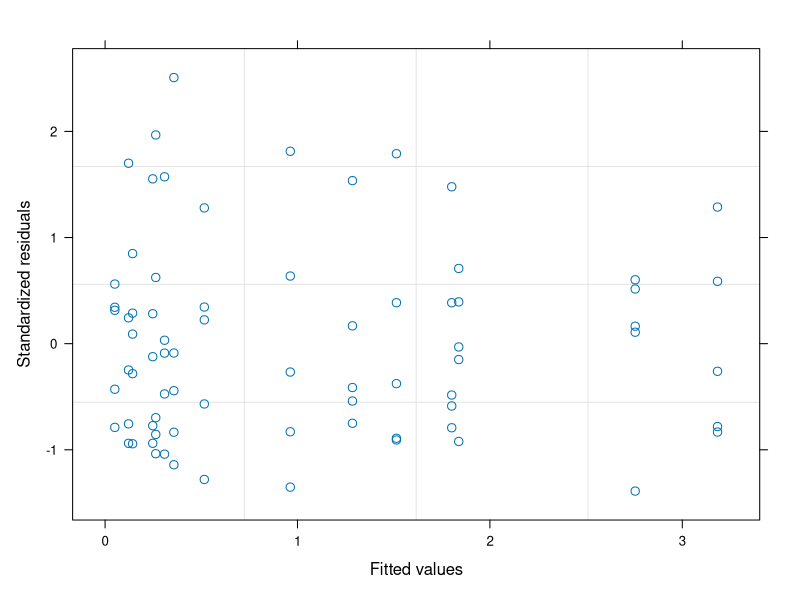

Write R code to recreate this figure. (Note: this script raises an error after producing the figure.)
# libraries --------------------------------------------------------------------
library(dplyr)       # for manipulating data
library(ggplot2)     # for visualizing data
library(here)        # for creating relative file-paths
library(emmeans)     # for doing pairwise comparisons 
library(multcomp)    # for getting compact letter displays
library(patchwork)   # for visualizing multi-figure panels
library(nlme)        # for running generalized least squared models
library(car)         # for running type II ANOVAs

# import data ------------------------------------------------------------------
bm_raw <- read.csv(here("data", "input_data", "biomass.csv"))

# clean data -------------------------------------------------------------------

## species identity within monocultures ----------------------------------------

mono_ab <- bm_raw %>%
  dplyr::filter(
    Biomass_Type == "AB", 
    Rep %in% c(
      "H1", "H2", "H3", "H4", "H5",
      "A1", "A2", "A3", "A4", "A5",
      "M1", "M2", "M3", "M4", "M5", 
      "O1", "O2", "O3", "O4", "O5",
      "R1", "R2", "R3", "R4", "R5"
      ),
    Species_ID == "CIAR",
    Biomass_g != "-"
  ) %>%
  mutate(Biomass_g = as.numeric(Biomass_g)) %>%
  group_by(Richness_ID, Density_ID, Rep) %>%
  summarize(biomass = sum(Biomass_g, na.rm = TRUE)) %>%
  ungroup() %>%
  mutate(spp_identity = substring(Rep, first = 1, last = 1))

## aboveground biomass ---------------------------------------------------------

ab_bm_tidy <- bm_raw %>%
  dplyr::filter(Density_ID != "-" & Biomass_Type == "AB") %>%
  dplyr::filter(Species_ID == "CIAR") %>%
  mutate(
    Biomass_g = na_if(Biomass_g, "-"),
    Biomass_g = as.numeric(Biomass_g)
  ) %>%
  group_by(Density_ID, Richness_ID, Rep) %>%
  summarize(biomass = sum(Biomass_g, na.rm = TRUE)) %>%
  ungroup() %>%
  mutate(
    Richness_ID = factor(Richness_ID, levels = c("M1", "M2", "M4")),
    Density_ID = factor(Density_ID, levels = c("D1", "D2", "D3"))
  )

## belowground biomass ---------------------------------------------------------

bg_bm_tidy <- bm_raw %>%
  dplyr::filter(Density_ID != "-" & Biomass_Type == "BM") %>%
  dplyr::filter(Species_ID == "CIAR") %>%
  mutate(
    Biomass_g = na_if(Biomass_g, "-"),
    Biomass_g = as.numeric(Biomass_g)
  ) %>%
  group_by(Density_ID, Richness_ID, Rep) %>%
  summarize(biomass = sum(Biomass_g, na.rm = TRUE)) %>%
  ungroup() %>%
  mutate(
    Richness_ID = factor(Richness_ID, levels = c("M1", "M2", "M4")),
    Density_ID = factor(Density_ID, levels = c("D1", "D2", "D3"))
  )

# ANOVAs -----------------------------------------------------------------------

## species identity within monocultures ----------------------------------------

# apply generalized least-squares to account for heteroscedastic errors
# include interactions between species identity and seeding density
lm_id_dens <- nlme::gls(
  biomass ~ spp_identity*Density_ID, 
  weights = varPower(),
  data = mono_ab
)

# double-check residual distributions
plot(lm_id_dens) 

# fit type II Anova
aov_id_dens <- car::Anova(lm_id_dens, type = "II")

# get estimated marginal means
emm_id_by_dens  <- emmeans(lm_id_dens, pairwise ~ spp_identity | Density_ID)
emm_dens_by_id  <- emmeans(lm_id_dens, pairwise ~ Density_ID | spp_identity)

# double-check interaction plots
emmip(emm_id_dens, spp_identity ~ Density_ID)
emmip(emm_id_dens, Density_ID ~ spp_identity)

# get compact letter displays
cld_id_by_dens <- cld(emm_id_by_dens)
cld_dens_by_id <- cld(emm_dens_by_id)

## aboveground biomass ---------------------------------------------------------

lm_abg_bm_rich_den <- lm(biomass ~ Density_ID*Richness_ID, data = ab_bm_tidy)
plot(lm_abg_bm_rich_den)
car::ncvTest(lm_abg_bm_rich_den)

gls_abg_bm_rich_den <- gls(biomass ~ Density_ID*Richness_ID, weights = varPower(), data = ab_bm_tidy)
aov_abg_bm_rich_den <- car::Anova(gls_abg_bm_rich_den, type = "II")
emmip(lm_abg_bm_rich_den, Richness_ID ~ Density_ID) 

emm_abg_bm_dens <- emmeans(gls_abg_bm_rich_den, specs = "Density_ID")
pairs_abg_bm_dens <- pairs(emm_abg_bm_dens)
cld_abg_bm_dens <- cld(emm_abg_bm_dens)

emm_abg_bm_rich <- emmeans(gls_abg_bm_rich_den, specs = "Richness_ID")
pairs_abg_bm_rich <- pairs(emm_abg_bm_rich)
cld_abg_bm_rich <- cld(emm_abg_bm_rich)

## belowground biomass ---------------------------------------------------------
lm_bg_bm_rich_den <- lm(biomass ~ Richness_ID*Density_ID, data = bg_bm_tidy)
plot(lm_bg_bm_rich_den)

aov_bg_bm_rich_den <- car::Anova(lm_bg_bm_rich_den, type = "II")
emm_bg_bm_dens <- emmeans(lm_bg_bm_rich_den, specs = "Density_ID")
cld_bg_bm_dens <- cld(emm_bg_bm_dens)

# effect sizes -----------------------------------------------------------------

# for writing the results section
calc_percent_change <- function(V1, V2) {
  
  perc_diff <- V2 - V1
  abs_V2 <- abs(V1)
  perc_change <- (perc_diff/abs_V2)*100
  return(perc_change)
  
}

abg_bm_dens_D1 <- cld_abg_bm_dens[3,2]
abg_bm_dens_D2 <- cld_abg_bm_dens[2,2]
abg_bm_dens_D3 <- cld_abg_bm_dens[1,2]

abg_bm_rich_M1 <- cld_abg_bm_rich[3,2]
abg_bm_rich_D2 <- cld_abg_bm_rich[2,2]
abg_bm_rich_M4 <- cld_abg_bm_rich[1,2]

calc_percent_change(abg_bm_dens_D1, abg_bm_dens_D2)
calc_percent_change(abg_bm_dens_D2, abg_bm_dens_D3)
calc_percent_change(abg_bm_rich_M1, abg_bm_rich_M4)

# visualize --------------------------------------------------------------------

## species identity within monocultures ----------------------------------------

density_names <- as_labeller(
  c(
  `D1` = "48 native seeds", 
  `D2` = "200 native seeds",
  `D3` = "400 native seeds"
  )
)

(mono_spp_id <- cld_id_by_dens %>%
  as.data.frame() %>%
  mutate(
    
    # help make the error bars in the figure
    upper_se = emmean + SE,
    lower_se = emmean - SE,
    
    # create more appealing compact letter displays
    cld_abc = case_when(
      .group == " 1 "  ~ "A",
      .group == " 12"  ~ "AB",
      .group == "  2"  ~ "B",
      .group == " 1  " ~ "A",
      .group == " 12 " ~ "AB",
      .group == "  23" ~ "BC", 
      .group == "   3" ~ "C",
      TRUE ~ .group
    ),
    
  spp_identity = factor(
    spp_identity, 
    levels = c("A", "H", "M", "R", "O")
    )
  ) %>%
  ggplot(aes(x = spp_identity, y = emmean)) + 
  labs(
    x = "Species Identity (as monocultures)",
    y = "Aboveground biomass of Cirsium arvense (in grams)") + 
   geom_col() + 
   geom_errorbar(aes(ymax = upper_se, ymin = lower_se), width =.3) + 
   scale_x_discrete(
     labels = c(
       "A. gerardii", 
       "H. helianthoides", 
       "M. fistulosa", 
       "R. hirta",
       "O. biennis")
   ) + 
   geom_text(aes(label = cld_abc), nudge_x = 0.31, nudge_y = 0.22) + 
   facet_wrap(~Density_ID, labeller = density_names) + 
   theme_bw() +
   theme(axis.text.x = element_text(angle = 45, hjust = 1))
)

## aboveground biomass ---------------------------------------------------------

(plot_ab_bm_by_dens <- cld_abg_bm_dens %>%
  mutate(
    upper_se = emmean + SE, 
    lower_se = emmean - SE,
    cld_letters = case_when(
      .group == " 1 " ~ "A", 
      .group == "  2" ~ "B", 
      TRUE ~ .group)
  ) %>%
  ggplot(aes(x = Density_ID, y = emmean)) + 
  geom_col() + 
  geom_errorbar(aes(ymax = upper_se, ymin = lower_se), width =.3) + 
  geom_text(aes(label = cld_letters), nudge_x = 0.25, nudge_y = 0.15) + 
  scale_x_discrete(
    labels = c("48 native seeds", "200 native seeds", "400 native seeds")
  ) +
  ylim(0, 2) + 
  labs(
    x = "Native Seeding Density",
    y = NULL) + 
  theme_bw() + 
  theme(axis.title.x = element_text(margin = margin(t = 10, r = 0, b = 0, l = 0)))
)

(plot_ab_bm_by_rich <- cld_abg_bm_rich %>%
    mutate(
      upper_se = emmean + SE, 
      lower_se = emmean - SE,
      cld_letters = case_when(
        .group == " 1 " ~ "A", 
        .group == " 12" ~ "AB",
        .group == "  2" ~ "B", 
        TRUE ~ .group)
    ) %>%
    ggplot(aes(x = Richness_ID, y = emmean)) + 
    geom_col() + 
    geom_errorbar(aes(ymax = upper_se, ymin = lower_se), width =.3) + 
    geom_text(aes(label = cld_letters), nudge_x = 0.15, nudge_y = 0.08) + 
    scale_x_discrete(
      labels = c("Monocultures", "2-species Mixture", "4-species Mixture")
    ) + 
    ylim(0, 2) + 
    labs(
      x = "Native Seeding Richness",
      y = "Aboveground biomass of Cirsium arvense (in grams)") + 
    theme_bw() + 
    theme(axis.title.x = element_text(margin = margin(t = 10, r = 0, b = 0, l = 0)))
)
 
## belowground biomass ---------------------------------------------------------
(plot_bg_bm <- cld_bg_bm_dens %>%
    mutate(
      upper_se = emmean + SE, 
      lower_se = emmean - SE,
      cld_letters = case_when(
        .group == " 1 " ~ "B", 
        .group == "  2" ~ "A",
        TRUE ~ .group)
    ) %>%
    ggplot(aes(x = Density_ID, y = emmean)) + 
    geom_col() + 
    geom_errorbar(aes(ymax = upper_se, ymin = lower_se), width =.3) + 
    annotate("text", label = "B)", x = 0.6, y = 2.5) + 
    annotate(
     "text", 
     label = paste0("Seeding Density: ", ifelse(aov_bg_bm_rich_den$`Pr(>F)`[2] < 0.001, "p<0.001")),
     x = 2.7, y = 2.5,
     size = 3
    ) +
    annotate(
     "text", 
     label = paste0("Seeding Richness: p = ", round(aov_bg_bm_rich_den$`Pr(>F)`[1], digits = 2)),
     x = 2.7, y = 2.4,
     size = 3
    ) + 
    annotate(
     "text", 
     label = paste0("Density*Richness: p = ", round(aov_bg_bm_rich_den$`Pr(>F)`[3], digits = 2)),
     x = 2.7, y = 2.3,
     size = 3
    ) + 
    geom_text(aes(label = cld_letters), nudge_y = 0.1, nudge_x = 0.1) + 
    ylim(0, 2.5) + 
    scale_x_discrete(
      labels = c("48 Native Seeds", "200 Native Seeds", "400 Native Seeds")
    ) + 
    labs(
      x = "Native Seeding Density",
      y = "Belowground Invader Biomass (in grams)") + 
    theme_bw() + 
    theme(axis.title.x = element_text(margin = margin(t = 10, r = 0, b = 0, l = 0)))
)

## multipanel figures -----------------------------------------------------------

(plot_ab_bm <- plot_ab_bm_by_rich + plot_ab_bm_by_dens)

# save to disk -----------------------------------------------------------------
ggsave(
  plot = plot_ab_bm,
  filename = here("output", "results", "plot_ab_bm.png"), 
  device = "png", 
  units = "in", 
  height = 5, 
  width = 8
)

ggsave(
  plot = mono_spp_id,
  filename = here("output", "results", "mono_ab_inv_bm.png"), 
  device = "png", 
  units = "in", 
  height = 5, 
  width = 8
)
